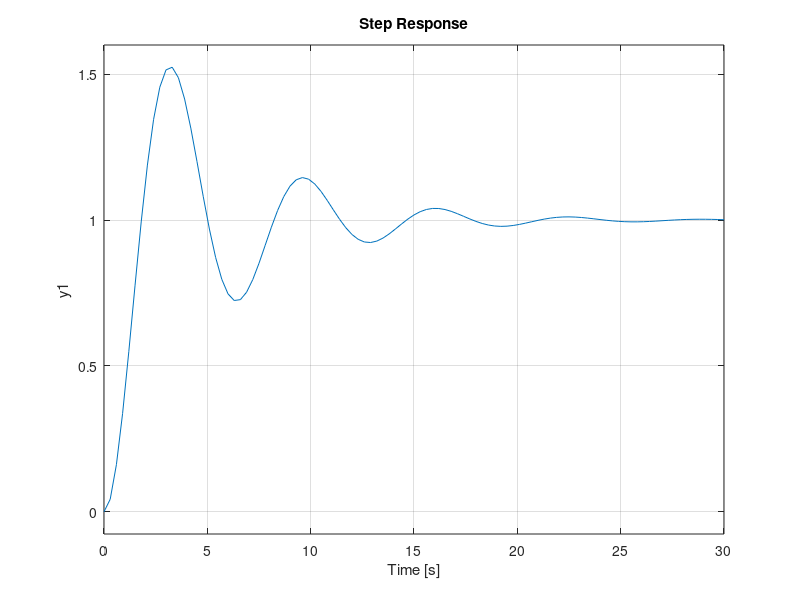

MATLAB code for this plot:
clc; clear all; close all;
s=tf('s');
w=1;
j=.4/3;
wd=w*sqrt(1-j^2);
sigma=j*w;
sys=1/(s^2+0.4*s+1);
Rise_time_Tr=(1/wd)*atan(wd/sigma)
Peak_time_Tp=pi/(w*sqrt(1-j^2))
Maximum_Overshoot_os=exp((-pi*j)/(sqrt(1-j^2)))
Settling_time_Ts=4/(j*w)
step(sys)
grid on